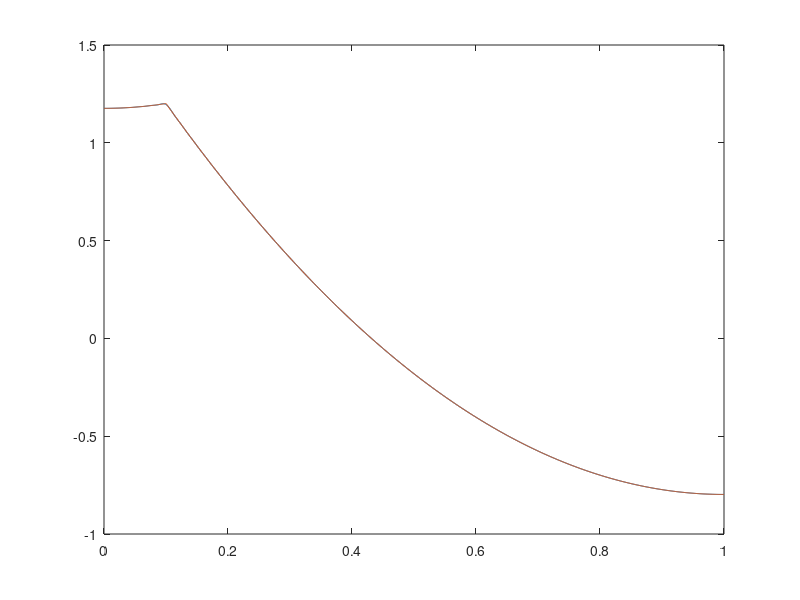
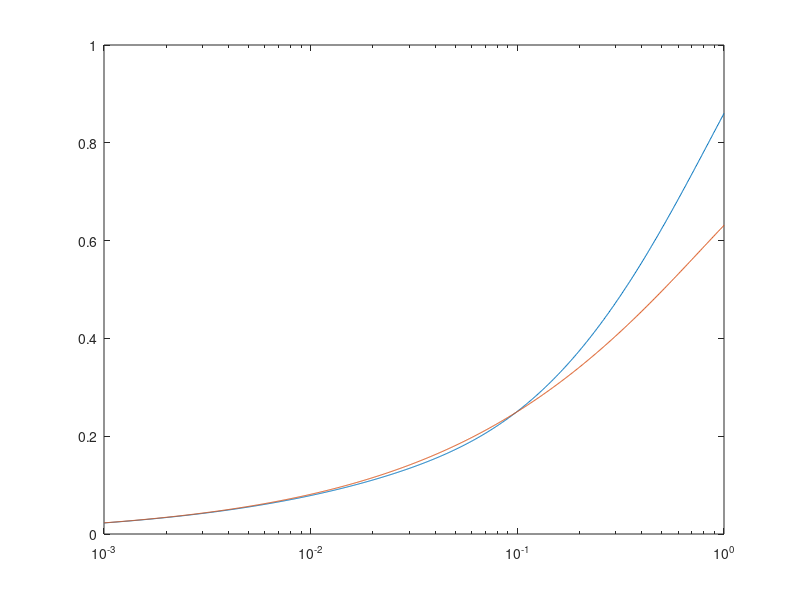

These figures' MATLAB source, in order:
p = 1:100;
a = 0.1;
Nb = 1000;

TauRange = logspace(-3,0,Nb);
btau = 0.1;

brange = linspace(0,1,Nb);
S = zeros(1,Nb);
Se = zeros(1, Nb);
Seapprox = zeros(1, Nb);
for bb = 1:Nb,
    tau = TauRange(bb);
    b = brange(bb);
    S(bb) = sum(1./p./p.*cos(p*pi*a).*cos(p*pi*b));
    Se(bb) = sum(1./p./p.*(1-exp(-tau*p.^2)).*cos(p*pi*a).*cos(p*pi*btau));
    Seapprox(bb) = sum(1./p./p.*(1-exp(-tau*p.^2)).*cos(p*pi*(a-btau))/2);
end;

Sexact = pi^2/6 - pi^2/4*(a+brange+abs(a-brange)) + pi^2/8*((a+brange).^2+(a-brange).^2)

figure(9);
plot(brange, S, brange, Sexact);

figure(10); 
semilogx(TauRange, Se, TauRange, Seapprox);



